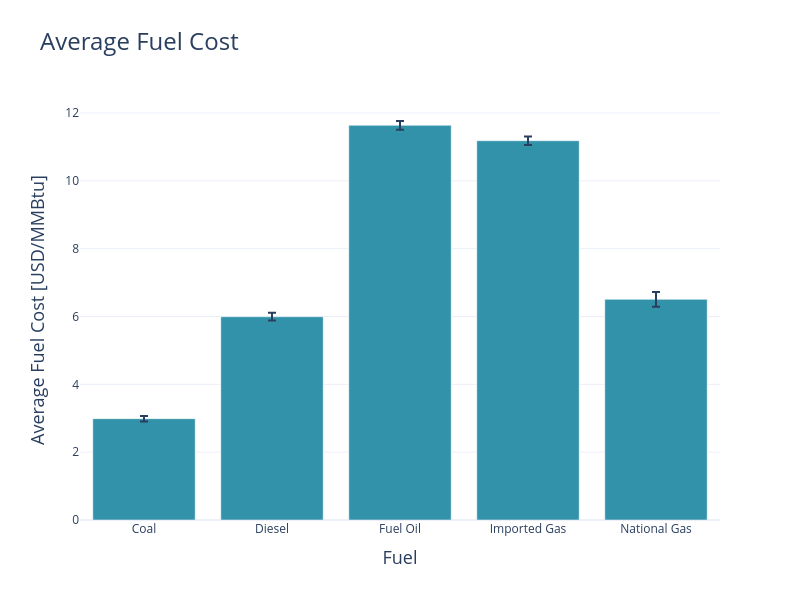

Notebook code for this chart:
### Code cell
# Calculate mean and error
fuel_stats = fuel_cost.groupby('fuel')['fuel_cost'].agg(['mean', 'sem']).reset_index()
fuel_stats = fuel_stats.rename(columns={'mean': 'fuel_cost', 'sem': 'error'})
fig = go.Figure()
fig.add_trace(go.Bar(
    x=fuel_stats['fuel'], y=fuel_stats['fuel_cost'],
    error_y=dict(type='data', array=fuel_stats['error']),
    marker_color=colors[0]
))
fig.update_layout(
    height=12*50, width=16*50, template='plotly_white', title=dict(text='Average Fuel Cost', font=dict(size=24)),
    xaxis_title='Fuel', yaxis_title='Average Fuel Cost [USD/MMBtu]',
    xaxis=dict(title_font=dict(size=18), categoryorder='array', categoryarray=tech_order),
    yaxis=dict(title_font=dict(size=18)))
fig.write_image("../images/Average Fuel Cost with Error Bars.png")
fig.show()

### Figure 1 — Plotly figure (JSON) as saved in the notebook; plotly's stock layout.template omitted (floating-point values rounded to 4 significant figures)
{"data": [{"error_y": {"array": [0.08084, 0.1149, 0.128, 0.1267, 0.2182], "type": "data"}, "marker": {"color": "#3292A9"}, "type": "bar", "x": ["Coal", "Diesel", "Fuel Oil", "Imported Gas", "National Gas"], "y": [2.987, 5.993, 11.64, 11.18, 6.505]}], "layout": {"height": 600, "title": {"font": {"size": 24}, "text": "Average Fuel Cost"}, "width": 800, "xaxis": {"categoryarray": ["Hydro", "Run of River", "Thermal", "Solar", "Wind"], "categoryorder": "array", "title": {"font": {"size": 18}, "text": "Fuel"}}, "yaxis": {"title": {"font": {"size": 18}, "text": "Average Fuel Cost [USD/MMBtu]"}}}}
